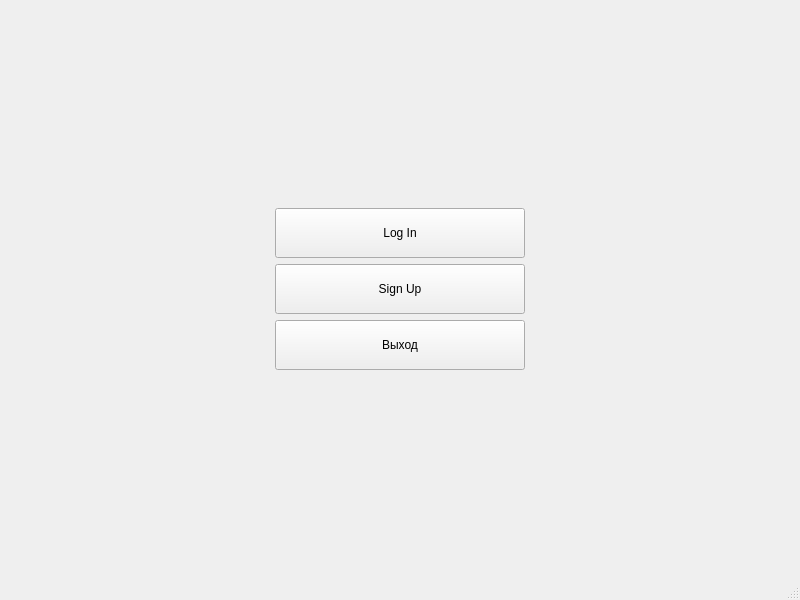
<?xml version="1.0" encoding="UTF-8"?>
<ui version="4.0">
 <class>MainWindow</class>
 <widget class="QMainWindow" name="MainWindow">
  <property name="geometry">
   <rect>
    <x>0</x>
    <y>0</y>
    <width>800</width>
    <height>600</height>
   </rect>
  </property>
  <property name="windowTitle">
   <string>MainWindow</string>
  </property>
  <widget class="QWidget" name="centralwidget">
   <layout class="QHBoxLayout" name="horizontalLayout">
    <item>
     <layout class="QGridLayout" name="gridLayout">
      <item row="0" column="1">
       <spacer name="verticalSpacer">
        <property name="orientation">
         <enum>Qt::Vertical</enum>
        </property>
        <property name="sizeHint" stdset="0">
         <size>
          <width>20</width>
          <height>40</height>
         </size>
        </property>
       </spacer>
      </item>
      <item row="1" column="0">
       <spacer name="horizontalSpacer">
        <property name="orientation">
         <enum>Qt::Horizontal</enum>
        </property>
        <property name="sizeHint" stdset="0">
         <size>
          <width>40</width>
          <height>20</height>
         </size>
        </property>
       </spacer>
      </item>
      <item row="1" column="1">
       <layout class="QVBoxLayout" name="verticalLayout">
        <item>
         <widget class="QPushButton" name="LogIn">
          <property name="minimumSize">
           <size>
            <width>250</width>
            <height>50</height>
           </size>
          </property>
          <property name="text">
           <string>Log In</string>
          </property>
         </widget>
        </item>
        <item>
         <widget class="QPushButton" name="SignUp">
          <property name="minimumSize">
           <size>
            <width>0</width>
            <height>50</height>
           </size>
          </property>
          <property name="text">
           <string>Sign Up</string>
          </property>
         </widget>
        </item>
        <item>
         <widget class="QPushButton" name="exitButton">
          <property name="minimumSize">
           <size>
            <width>0</width>
            <height>50</height>
           </size>
          </property>
          <property name="text">
           <string>Выход</string>
          </property>
         </widget>
        </item>
       </layout>
      </item>
      <item row="1" column="2">
       <spacer name="horizontalSpacer_2">
        <property name="orientation">
         <enum>Qt::Horizontal</enum>
        </property>
        <property name="sizeHint" stdset="0">
         <size>
          <width>58</width>
          <height>20</height>
         </size>
        </property>
       </spacer>
      </item>
      <item row="2" column="1">
       <spacer name="verticalSpacer_2">
        <property name="orientation">
         <enum>Qt::Vertical</enum>
        </property>
        <property name="sizeHint" stdset="0">
         <size>
          <width>20</width>
          <height>40</height>
         </size>
        </property>
       </spacer>
      </item>
     </layout>
    </item>
   </layout>
  </widget>
  <widget class="QMenuBar" name="menubar">
   <property name="geometry">
    <rect>
     <x>0</x>
     <y>0</y>
     <width>800</width>
     <height>20</height>
    </rect>
   </property>
  </widget>
  <widget class="QStatusBar" name="statusbar"/>
 </widget>
 <resources/>
 <connections/>
</ui>
